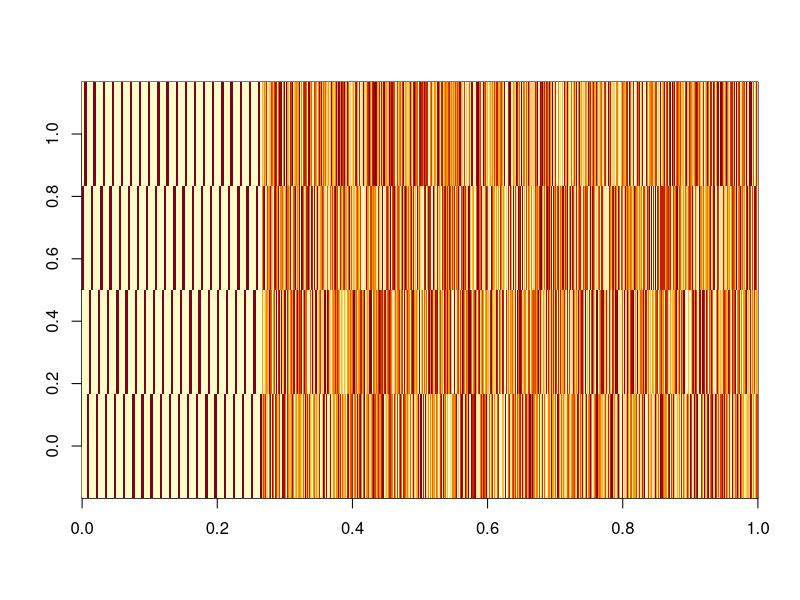
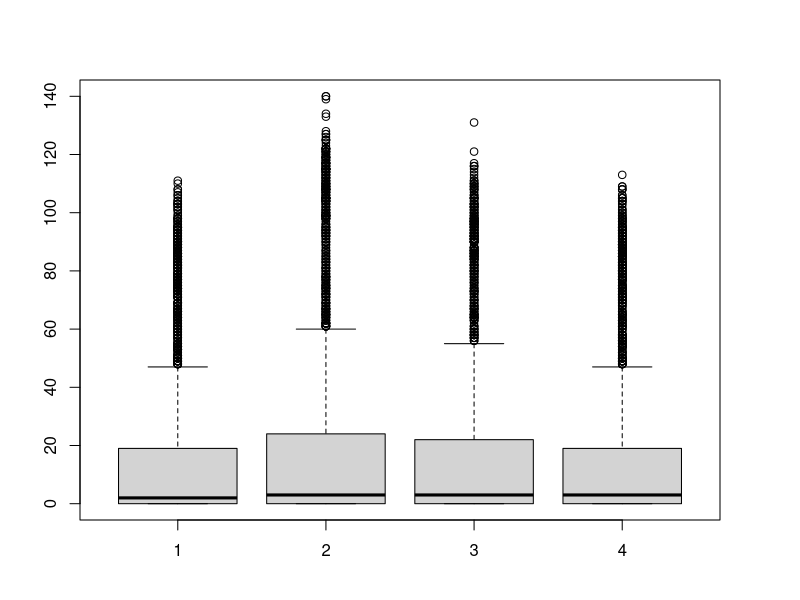
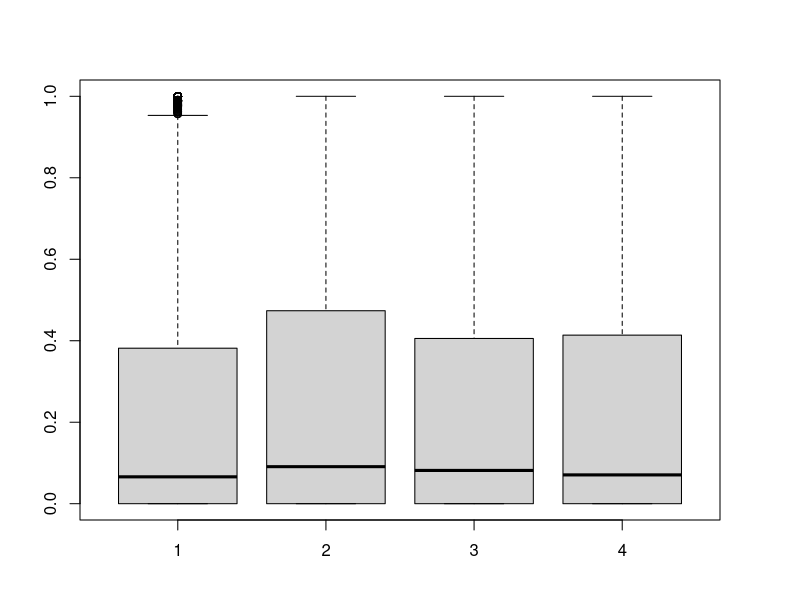
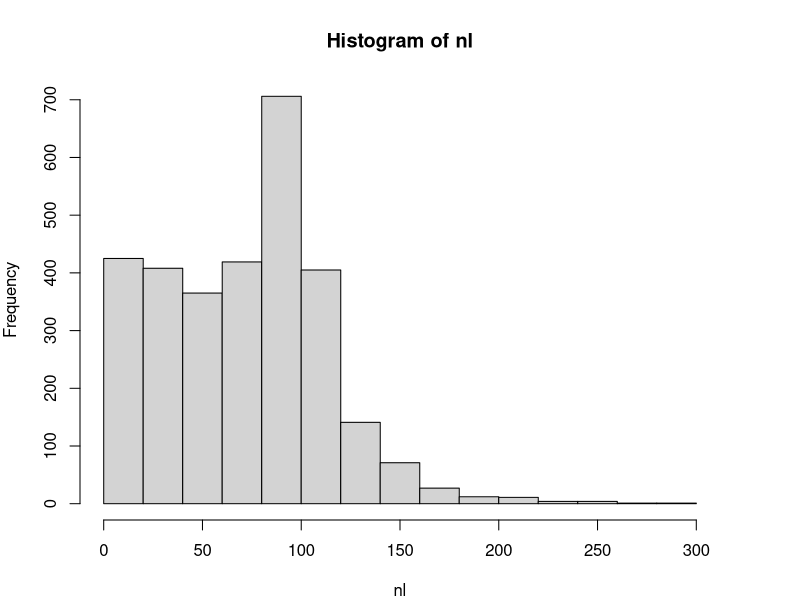
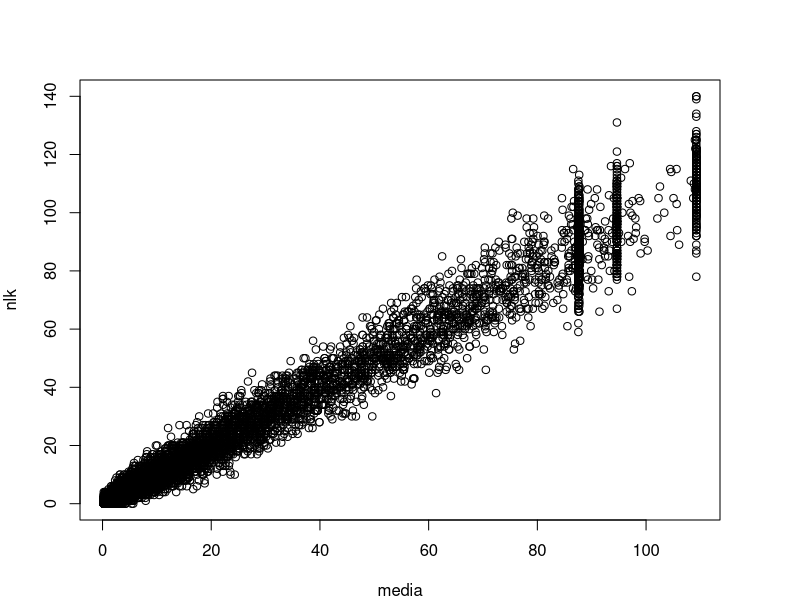
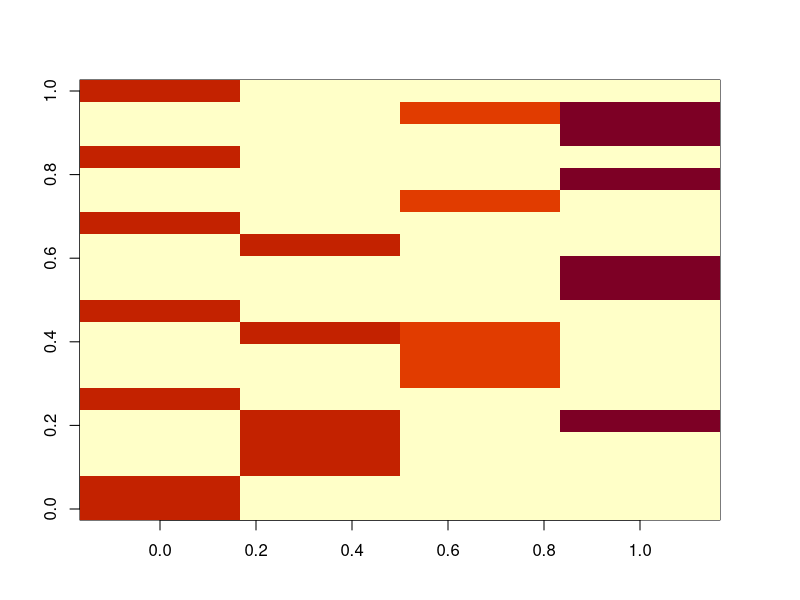
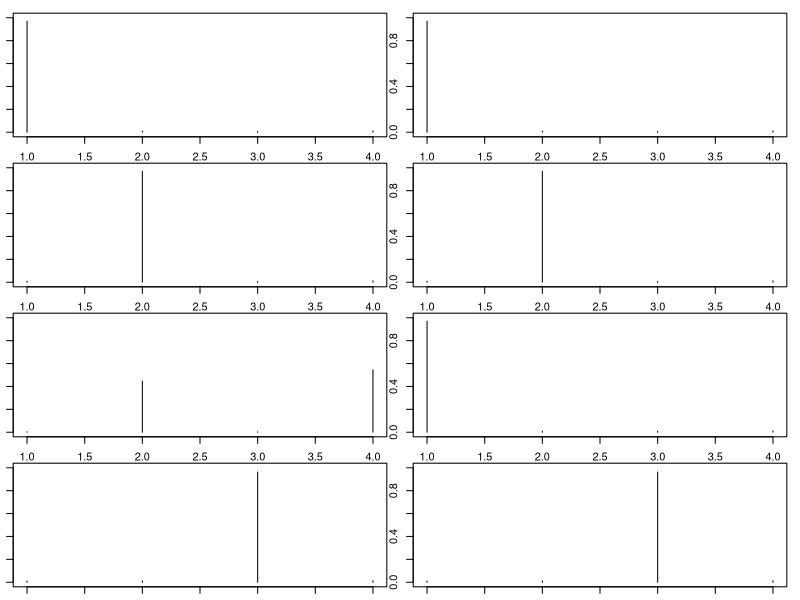
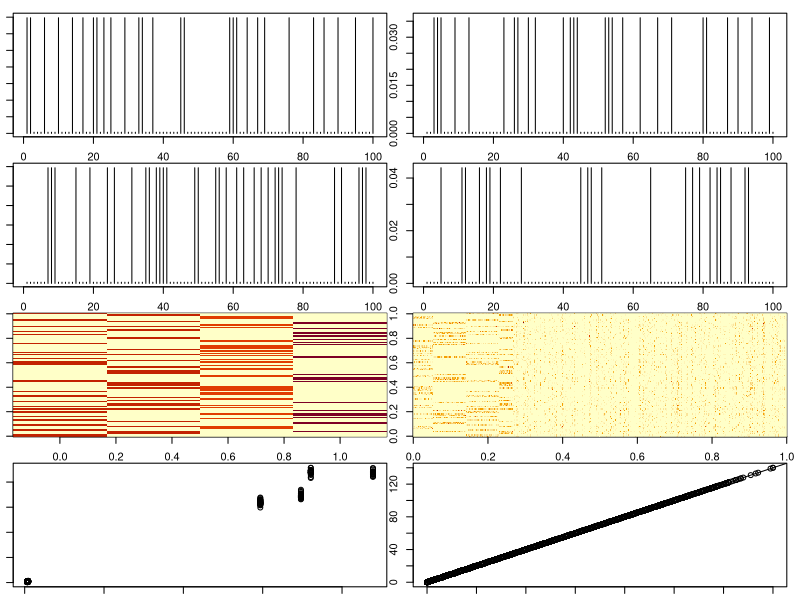

Generate these figures, in order, with R: (Note: this script raises an error after producing the figures.)
rm(list=ls(all=TRUE))
library(MCMCpack)
set.seed(30)

nloc=3000
nspp=100
ncommun=4

#design matrix
xmat=matrix(runif(nloc*ncommun,min=-3,max=3),nloc,ncommun)

#pure sites
tmp=matrix(-3,ncommun,ncommun)
diag(tmp)=3
num1=floor(nloc/ncommun)
for (i in 1:200){
  seq1=(ncommun*(i-1)+1):(ncommun*i)
  xmat[seq1,]=tmp
}
image(xmat)
xmat=cbind(1,xmat)

#parameters
b0=log(runif(ncommun,min=4,max=7))
betas.true=betas=rbind(b0,diag(1,ncommun))

#get means
media.true=media=exp(xmat%*%betas); range(media)
head(media)

#generate N_lk
par(mfrow=c(1,1),mar=rep(4,4))
nlk=matrix(NA,nloc,ncommun)
for (i in 1:ncommun){
  nlk[,i]=rpois(nloc,media[,i])
}
nlk.true=nlk; boxplot(nlk)
z=nlk/apply(nlk,1,sum); apply(z,1,sum); boxplot(z); apply(z,2,range); apply(z>0.9,2,mean)
nl=apply(nlk,1,sum)
hist(nl)
sum(nl)

plot(media,nlk)

#generate phi (assuming that each species is strongly present in a single group) 
phi=matrix(0.01,ncommun,nspp)
num=floor(nspp/ncommun)
for (i in 1:nspp){
  n=rbinom(1,size=1,prob=0.1)+1
  ind=sample(1:ncommun,size=n)
  phi[ind,i]=1
}
phi.true=phi=phi/matrix(apply(phi,1,sum),ncommun,nspp)
apply(phi,1,sum)

image(phi[,1:20])

#per species
par(mfrow=c(4,2),mar=rep(1,4))
for (i in 1:(ncommun*2)) plot(phi[,i]/sum(phi[,i]),type='h',ylim=c(0,1))

par(mfrow=c(4,2),mar=rep(1,4))
for (i in 1:ncommun) plot(phi[i,],type='h')

# for (i in 1:nspp){ #add some zeroes
#   ind=sample(1:ncommun,size=1)
#   tmp[ind,i]=runif(1,min=0.5,max=1)
# }
# phi=tmp/matrix(rowSums(tmp),ncommun,nspp) #re-scale to make sure it sums to 1
# round(phi[,1:20],2)
# table(round(phi,2))

unique(rowSums(phi))
phi.true=phi
image(phi)

#generate actual observations y
array.lsk=array(0,dim=c(nloc,nspp,ncommun))
for (i in 1:nloc){
  for (k in 1:ncommun){
    array.lsk[i,,k]=rmultinom(1,size=nlk[i,k],prob=phi[k,])
  }
}
array.lsk.true=array.lsk
y=apply(array.lsk,c(1,2),sum)
nks=t(apply(array.lsk,c(2,3),sum))
image(y)
plot(phi,nks)

#checking if it makes sense
plot(apply(array.lsk,c(1,3),sum),nlk)
lines(c(0,1000),c(0,1000))

#look at stuff to make sure it makes sense
phi.estim=nks/matrix(rowSums(nks),ncommun,nspp)
plot(phi.true,phi.estim)
nks.true=nks

#export results
setwd('U:\\GIT_models\\git_LDA_MS')
nome='fake data.csv'
colnames(y)=paste('spp',1:nspp,sep='')
rownames(y)=paste('loc',1:nloc,sep='')
write.csv(y,nome,row.names=F)    

nome='fake data xmat.csv'
write.csv(xmat,nome,row.names=F)    
